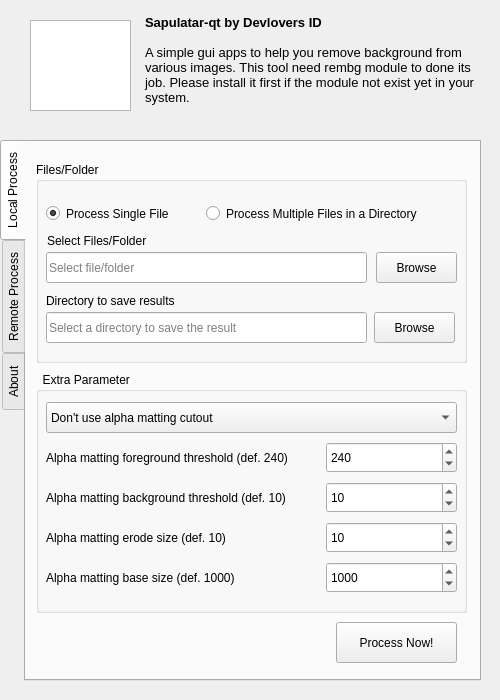
<?xml version="1.0" encoding="UTF-8"?>
<ui version="4.0">
 <class>MainWindow</class>
 <widget class="QMainWindow" name="MainWindow">
  <property name="geometry">
   <rect>
    <x>0</x>
    <y>0</y>
    <width>500</width>
    <height>700</height>
   </rect>
  </property>
  <property name="sizePolicy">
   <sizepolicy hsizetype="Fixed" vsizetype="Fixed">
    <horstretch>0</horstretch>
    <verstretch>0</verstretch>
   </sizepolicy>
  </property>
  <property name="minimumSize">
   <size>
    <width>500</width>
    <height>700</height>
   </size>
  </property>
  <property name="maximumSize">
   <size>
    <width>500</width>
    <height>700</height>
   </size>
  </property>
  <property name="windowTitle">
   <string>BG Cleaner - By DevloversID</string>
  </property>
  <widget class="QWidget" name="bgcleaner">
   <property name="minimumSize">
    <size>
     <width>500</width>
     <height>700</height>
    </size>
   </property>
   <property name="maximumSize">
    <size>
     <width>500</width>
     <height>700</height>
    </size>
   </property>
   <widget class="QTextBrowser" name="textBrowser">
    <property name="geometry">
     <rect>
      <x>140</x>
      <y>10</y>
      <width>341</width>
      <height>111</height>
     </rect>
    </property>
    <property name="styleSheet">
     <string notr="true">background-color: rgba(255, 255, 255, 0);</string>
    </property>
    <property name="html">
     <string>&lt;!DOCTYPE HTML PUBLIC &quot;-//W3C//DTD HTML 4.0//EN&quot; &quot;http://www.w3.org/TR/REC-html40/strict.dtd&quot;&gt;
&lt;html&gt;&lt;head&gt;&lt;meta name=&quot;qrichtext&quot; content=&quot;1&quot; /&gt;&lt;style type=&quot;text/css&quot;&gt;
p, li { white-space: pre-wrap; }
&lt;/style&gt;&lt;/head&gt;&lt;body style=&quot; font-family:'DejaVu Sans'; font-size:10pt; font-weight:400; font-style:normal;&quot;&gt;
&lt;p style=&quot; margin-top:0px; margin-bottom:0px; margin-left:0px; margin-right:0px; -qt-block-indent:0; text-indent:0px;&quot;&gt;&lt;span style=&quot; font-weight:600;&quot;&gt;Sapulatar-qt by Devlovers ID&lt;/span&gt;&lt;/p&gt;
&lt;p style=&quot;-qt-paragraph-type:empty; margin-top:0px; margin-bottom:0px; margin-left:0px; margin-right:0px; -qt-block-indent:0; text-indent:0px; font-weight:600;&quot;&gt;&lt;br /&gt;&lt;/p&gt;
&lt;p style=&quot; margin-top:0px; margin-bottom:0px; margin-left:0px; margin-right:0px; -qt-block-indent:0; text-indent:0px;&quot;&gt;A simple gui apps to help you remove background from various images. This tool need rembg module to done its job. Please install it first if the module not exist yet in your system.&lt;/p&gt;&lt;/body&gt;&lt;/html&gt;</string>
    </property>
    <property name="overwriteMode">
     <bool>false</bool>
    </property>
    <property name="tabStopWidth">
     <number>80</number>
    </property>
    <property name="openExternalLinks">
     <bool>true</bool>
    </property>
   </widget>
   <widget class="QTabWidget" name="mainTab">
    <property name="geometry">
     <rect>
      <x>0</x>
      <y>140</y>
      <width>481</width>
      <height>541</height>
     </rect>
    </property>
    <property name="minimumSize">
     <size>
      <width>0</width>
      <height>0</height>
     </size>
    </property>
    <property name="styleSheet">
     <string notr="true"/>
    </property>
    <property name="tabPosition">
     <enum>QTabWidget::West</enum>
    </property>
    <property name="tabShape">
     <enum>QTabWidget::Rounded</enum>
    </property>
    <property name="currentIndex">
     <number>0</number>
    </property>
    <property name="iconSize">
     <size>
      <width>32</width>
      <height>32</height>
     </size>
    </property>
    <property name="elideMode">
     <enum>Qt::ElideNone</enum>
    </property>
    <property name="usesScrollButtons">
     <bool>true</bool>
    </property>
    <property name="documentMode">
     <bool>false</bool>
    </property>
    <property name="tabsClosable">
     <bool>false</bool>
    </property>
    <property name="movable">
     <bool>false</bool>
    </property>
    <widget class="QWidget" name="tabLocal">
     <attribute name="title">
      <string>Local Process</string>
     </attribute>
     <widget class="QGroupBox" name="groupBox">
      <property name="geometry">
       <rect>
        <x>10</x>
        <y>20</y>
        <width>431</width>
        <height>201</height>
       </rect>
      </property>
      <property name="title">
       <string>Files/Folder</string>
      </property>
      <widget class="QLabel" name="label">
       <property name="geometry">
        <rect>
         <x>11</x>
         <y>70</y>
         <width>411</width>
         <height>17</height>
        </rect>
       </property>
       <property name="text">
        <string>Select Files/Folder</string>
       </property>
      </widget>
      <widget class="QLabel" name="label_2">
       <property name="geometry">
        <rect>
         <x>10</x>
         <y>130</y>
         <width>411</width>
         <height>17</height>
        </rect>
       </property>
       <property name="text">
        <string>Directory to save results</string>
       </property>
      </widget>
      <widget class="QToolButton" name="btnSave_local">
       <property name="geometry">
        <rect>
         <x>338</x>
         <y>150</y>
         <width>81</width>
         <height>31</height>
        </rect>
       </property>
       <property name="text">
        <string>Browse</string>
       </property>
      </widget>
      <widget class="QToolButton" name="btnBrowse_local">
       <property name="geometry">
        <rect>
         <x>340</x>
         <y>90</y>
         <width>81</width>
         <height>31</height>
        </rect>
       </property>
       <property name="text">
        <string>Browse</string>
       </property>
      </widget>
      <widget class="QLineEdit" name="inputFile_local">
       <property name="geometry">
        <rect>
         <x>10</x>
         <y>90</y>
         <width>321</width>
         <height>31</height>
        </rect>
       </property>
       <property name="placeholderText">
        <string>Select file/folder</string>
       </property>
      </widget>
      <widget class="QLineEdit" name="outputFile_local">
       <property name="geometry">
        <rect>
         <x>10</x>
         <y>150</y>
         <width>321</width>
         <height>31</height>
        </rect>
       </property>
       <property name="placeholderText">
        <string>Select a directory to save the result</string>
       </property>
      </widget>
      <widget class="QRadioButton" name="singleProcess_local">
       <property name="enabled">
        <bool>true</bool>
       </property>
       <property name="geometry">
        <rect>
         <x>10</x>
         <y>40</y>
         <width>141</width>
         <height>23</height>
        </rect>
       </property>
       <property name="text">
        <string>Process Single File</string>
       </property>
       <property name="checkable">
        <bool>true</bool>
       </property>
       <property name="checked">
        <bool>true</bool>
       </property>
      </widget>
      <widget class="QRadioButton" name="batchProcess_local">
       <property name="geometry">
        <rect>
         <x>170</x>
         <y>40</y>
         <width>231</width>
         <height>23</height>
        </rect>
       </property>
       <property name="text">
        <string>Process Multiple Files in a Directory</string>
       </property>
      </widget>
     </widget>
     <widget class="QGroupBox" name="groupBox_3">
      <property name="geometry">
       <rect>
        <x>10</x>
        <y>230</y>
        <width>431</width>
        <height>241</height>
       </rect>
      </property>
      <property name="title">
       <string>  Extra Parameter</string>
      </property>
      <widget class="QComboBox" name="opt_alphaMating">
       <property name="geometry">
        <rect>
         <x>10</x>
         <y>30</y>
         <width>411</width>
         <height>31</height>
        </rect>
       </property>
       <item>
        <property name="text">
         <string>Don't use alpha matting cutout</string>
        </property>
       </item>
       <item>
        <property name="text">
         <string>Use alpha matting cutout</string>
        </property>
       </item>
      </widget>
      <widget class="QSpinBox" name="val_fgThreshold">
       <property name="geometry">
        <rect>
         <x>290</x>
         <y>70</y>
         <width>131</width>
         <height>31</height>
        </rect>
       </property>
       <property name="minimum">
        <number>-100</number>
       </property>
       <property name="maximum">
        <number>10000</number>
       </property>
       <property name="value">
        <number>240</number>
       </property>
      </widget>
      <widget class="QLabel" name="label_3">
       <property name="geometry">
        <rect>
         <x>10</x>
         <y>70</y>
         <width>281</width>
         <height>31</height>
        </rect>
       </property>
       <property name="text">
        <string>Alpha matting foreground threshold (def. 240)</string>
       </property>
      </widget>
      <widget class="QLabel" name="label_4">
       <property name="geometry">
        <rect>
         <x>10</x>
         <y>110</y>
         <width>271</width>
         <height>31</height>
        </rect>
       </property>
       <property name="text">
        <string>Alpha matting background threshold (def. 10)</string>
       </property>
      </widget>
      <widget class="QSpinBox" name="val_bgThreshold">
       <property name="geometry">
        <rect>
         <x>290</x>
         <y>110</y>
         <width>131</width>
         <height>31</height>
        </rect>
       </property>
       <property name="minimum">
        <number>-100</number>
       </property>
       <property name="maximum">
        <number>10000</number>
       </property>
       <property name="value">
        <number>10</number>
       </property>
      </widget>
      <widget class="QLabel" name="label_5">
       <property name="geometry">
        <rect>
         <x>10</x>
         <y>150</y>
         <width>271</width>
         <height>31</height>
        </rect>
       </property>
       <property name="text">
        <string>Alpha matting erode size (def. 10)</string>
       </property>
      </widget>
      <widget class="QSpinBox" name="val_erodeSize">
       <property name="geometry">
        <rect>
         <x>290</x>
         <y>150</y>
         <width>131</width>
         <height>31</height>
        </rect>
       </property>
       <property name="minimum">
        <number>-100</number>
       </property>
       <property name="maximum">
        <number>10000</number>
       </property>
       <property name="singleStep">
        <number>0</number>
       </property>
       <property name="value">
        <number>10</number>
       </property>
      </widget>
      <widget class="QLabel" name="label_6">
       <property name="geometry">
        <rect>
         <x>10</x>
         <y>190</y>
         <width>271</width>
         <height>31</height>
        </rect>
       </property>
       <property name="text">
        <string>Alpha matting base size (def. 1000)</string>
       </property>
      </widget>
      <widget class="QSpinBox" name="val_baseSize">
       <property name="geometry">
        <rect>
         <x>290</x>
         <y>190</y>
         <width>131</width>
         <height>31</height>
        </rect>
       </property>
       <property name="minimum">
        <number>-100</number>
       </property>
       <property name="maximum">
        <number>10000</number>
       </property>
       <property name="value">
        <number>1000</number>
       </property>
      </widget>
     </widget>
     <widget class="QPushButton" name="btn_processLocal">
      <property name="geometry">
       <rect>
        <x>310</x>
        <y>480</y>
        <width>121</width>
        <height>41</height>
       </rect>
      </property>
      <property name="text">
       <string>Process Now!</string>
      </property>
     </widget>
    </widget>
    <widget class="QWidget" name="tabRemote">
     <attribute name="title">
      <string>Remote Process</string>
     </attribute>
     <widget class="QGroupBox" name="groupBox_2">
      <property name="geometry">
       <rect>
        <x>10</x>
        <y>10</y>
        <width>431</width>
        <height>91</height>
       </rect>
      </property>
      <property name="title">
       <string>Server Settings</string>
      </property>
      <widget class="QLabel" name="label_7">
       <property name="geometry">
        <rect>
         <x>11</x>
         <y>31</y>
         <width>251</width>
         <height>17</height>
        </rect>
       </property>
       <property name="text">
        <string>Server Url (i.e http://192.168.1.10)</string>
       </property>
      </widget>
      <widget class="QLabel" name="label_11">
       <property name="geometry">
        <rect>
         <x>280</x>
         <y>30</y>
         <width>121</width>
         <height>17</height>
        </rect>
       </property>
       <property name="text">
        <string>Port (i.e 5000)</string>
       </property>
      </widget>
      <widget class="QLineEdit" name="input_serverPort">
       <property name="geometry">
        <rect>
         <x>280</x>
         <y>50</y>
         <width>121</width>
         <height>31</height>
        </rect>
       </property>
      </widget>
      <widget class="QLineEdit" name="input_serverUrl">
       <property name="geometry">
        <rect>
         <x>10</x>
         <y>50</y>
         <width>251</width>
         <height>31</height>
        </rect>
       </property>
      </widget>
     </widget>
     <widget class="QGroupBox" name="groupBox_4">
      <property name="geometry">
       <rect>
        <x>10</x>
        <y>110</y>
        <width>431</width>
        <height>151</height>
       </rect>
      </property>
      <property name="title">
       <string>Files/Folder</string>
      </property>
      <widget class="QLabel" name="label_8">
       <property name="geometry">
        <rect>
         <x>11</x>
         <y>30</y>
         <width>411</width>
         <height>17</height>
        </rect>
       </property>
       <property name="text">
        <string>Select Files/Folder</string>
       </property>
      </widget>
      <widget class="QLabel" name="label_9">
       <property name="geometry">
        <rect>
         <x>10</x>
         <y>90</y>
         <width>411</width>
         <height>17</height>
        </rect>
       </property>
       <property name="text">
        <string>Directory to save results</string>
       </property>
      </widget>
      <widget class="QToolButton" name="btnSave_remote">
       <property name="geometry">
        <rect>
         <x>338</x>
         <y>110</y>
         <width>81</width>
         <height>31</height>
        </rect>
       </property>
       <property name="text">
        <string>Browse</string>
       </property>
      </widget>
      <widget class="QToolButton" name="btnBrowse_remote">
       <property name="geometry">
        <rect>
         <x>340</x>
         <y>50</y>
         <width>81</width>
         <height>31</height>
        </rect>
       </property>
       <property name="text">
        <string>Browse</string>
       </property>
      </widget>
      <widget class="QLineEdit" name="inputFile_remote">
       <property name="geometry">
        <rect>
         <x>10</x>
         <y>50</y>
         <width>321</width>
         <height>31</height>
        </rect>
       </property>
      </widget>
      <widget class="QLineEdit" name="outputFile_remote">
       <property name="geometry">
        <rect>
         <x>10</x>
         <y>110</y>
         <width>321</width>
         <height>31</height>
        </rect>
       </property>
      </widget>
     </widget>
     <widget class="QPushButton" name="btn_processRemote">
      <property name="geometry">
       <rect>
        <x>310</x>
        <y>480</y>
        <width>121</width>
        <height>41</height>
       </rect>
      </property>
      <property name="text">
       <string>Process Now!</string>
      </property>
     </widget>
    </widget>
    <widget class="QWidget" name="tabAbout">
     <attribute name="title">
      <string>About</string>
     </attribute>
     <widget class="QTextBrowser" name="textBrowser_2">
      <property name="geometry">
       <rect>
        <x>20</x>
        <y>10</y>
        <width>421</width>
        <height>501</height>
       </rect>
      </property>
      <property name="styleSheet">
       <string notr="true">background-color: rgba(255, 255, 255, 0);</string>
      </property>
      <property name="html">
       <string>&lt;!DOCTYPE HTML PUBLIC &quot;-//W3C//DTD HTML 4.0//EN&quot; &quot;http://www.w3.org/TR/REC-html40/strict.dtd&quot;&gt;
&lt;html&gt;&lt;head&gt;&lt;meta name=&quot;qrichtext&quot; content=&quot;1&quot; /&gt;&lt;style type=&quot;text/css&quot;&gt;
p, li { white-space: pre-wrap; }
&lt;/style&gt;&lt;/head&gt;&lt;body style=&quot; font-family:'DejaVu Sans'; font-size:10pt; font-weight:400; font-style:normal;&quot;&gt;
&lt;p style=&quot; margin-top:0px; margin-bottom:0px; margin-left:0px; margin-right:0px; -qt-block-indent:0; text-indent:0px;&quot;&gt;Sapulatar-qt v0.1.1 &lt;/p&gt;
&lt;p style=&quot; margin-top:0px; margin-bottom:0px; margin-left:0px; margin-right:0px; -qt-block-indent:0; text-indent:0px;&quot;&gt;made with ❤️ with Qt Creator by Devlovers ID.&lt;/p&gt;
&lt;p style=&quot;-qt-paragraph-type:empty; margin-top:0px; margin-bottom:0px; margin-left:0px; margin-right:0px; -qt-block-indent:0; text-indent:0px;&quot;&gt;&lt;br /&gt;&lt;/p&gt;
&lt;p style=&quot; margin-top:0px; margin-bottom:0px; margin-left:0px; margin-right:0px; -qt-block-indent:0; text-indent:0px;&quot;&gt;Links:&lt;/p&gt;
&lt;p style=&quot; margin-top:0px; margin-bottom:0px; margin-left:0px; margin-right:0px; -qt-block-indent:0; text-indent:0px;&quot;&gt;- Project Repository (&lt;a href=&quot;https://github.com/devlovers-id/bgcleaner-qt&quot;&gt;&lt;span style=&quot; text-decoration: underline; color:#d8d8d8;&quot;&gt;https://github.com/devlovers-id/bgcleaner-qt&lt;/span&gt;&lt;/a&gt;)&lt;/p&gt;
&lt;p style=&quot; margin-top:0px; margin-bottom:0px; margin-left:0px; margin-right:0px; -qt-block-indent:0; text-indent:0px;&quot;&gt;- Rembg Repository (&lt;a href=&quot;https://github.com/danielgatis/rembg&quot;&gt;&lt;span style=&quot; text-decoration: underline; color:#d8d8d8;&quot;&gt;https://github.com/danielgatis/rembg&lt;/span&gt;&lt;/a&gt;)&lt;/p&gt;
&lt;p style=&quot;-qt-paragraph-type:empty; margin-top:0px; margin-bottom:0px; margin-left:0px; margin-right:0px; -qt-block-indent:0; text-indent:0px;&quot;&gt;&lt;br /&gt;&lt;/p&gt;
&lt;p style=&quot; margin-top:0px; margin-bottom:0px; margin-left:0px; margin-right:0px; -qt-block-indent:0; text-indent:0px;&quot;&gt;Version: &lt;/p&gt;
&lt;p style=&quot; margin-top:0px; margin-bottom:0px; margin-left:0px; margin-right:0px; -qt-block-indent:0; text-indent:0px;&quot;&gt;Qt Creator 4.12.2&lt;/p&gt;
&lt;p style=&quot; margin-top:0px; margin-bottom:0px; margin-left:0px; margin-right:0px; -qt-block-indent:0; text-indent:0px;&quot;&gt;Based on Qt 5.14.2&lt;/p&gt;&lt;/body&gt;&lt;/html&gt;</string>
      </property>
      <property name="overwriteMode">
       <bool>false</bool>
      </property>
      <property name="tabStopWidth">
       <number>80</number>
      </property>
      <property name="openExternalLinks">
       <bool>true</bool>
      </property>
     </widget>
    </widget>
   </widget>
   <widget class="QGraphicsView" name="logo">
    <property name="geometry">
     <rect>
      <x>30</x>
      <y>20</y>
      <width>101</width>
      <height>91</height>
     </rect>
    </property>
   </widget>
  </widget>
 </widget>
 <resources/>
 <connections/>
 <slots>
  <slot>infoMessage()</slot>
 </slots>
</ui>
